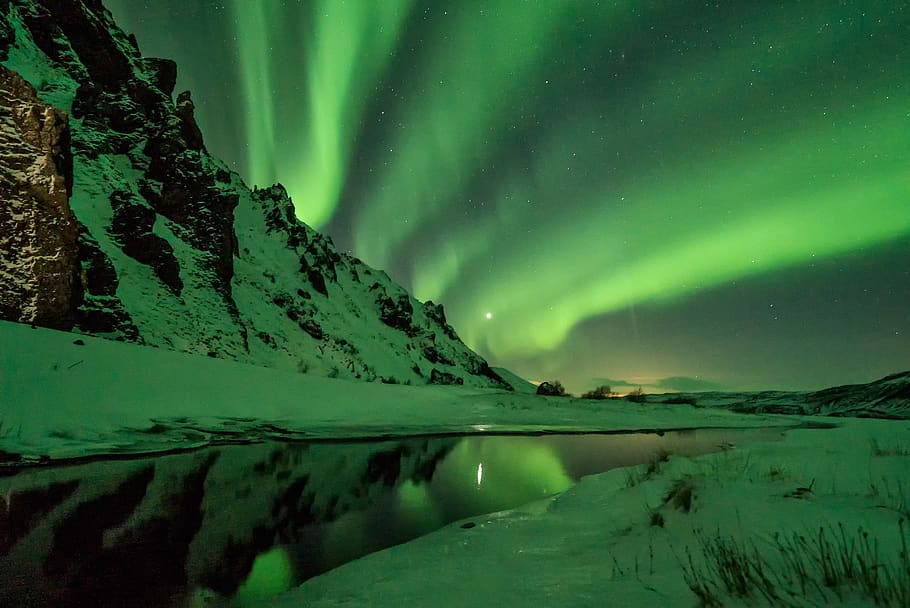
%> input picture imagenes-prueba/aurora.jpg, 910 x 608 px
$ octave prueba.m   (GNU Octave 9; MATLAB toolbox functions it lacks are replaced by stand-ins)
%> lines starting %> are read from the running program, lines starting %| are printed output that depends on the picture
### funciones propias/psf/psfGaussSym.m
function [b,c] = psfGaussSym( dim,s,p )
%PSFGAUSS Summary of this function goes here
%   Detailed explanation goes here
b=zeros(dim(1),dim(2));
%  Crea el difuminado atmosferico sim閠rico sin escalado
i=1+floor((dim(1))/2);j=1+floor((dim(2))/2);
for l=1:dim(1)
    for k=1:dim(2)
        b(l,k)=exp(-0.5*(  (abs(l-i)/s)^p+(abs(k-j)/s)^p) );
        if b(l,k)<10^(-6)
            b(l,k)=0;
        else
        end
    end
end
s=sum(b(:));
b=(1/s)*b;
c=[i,j];
end

### funciones propias/psf/Psfaj.m
function [P ] = Psfaj( psf, tam)
% ajusta la psf para que tenga el mismo tama駉 que la imagen. El centro es
% el mismo
n=tam(1);
if size(tam,2)==1
    m=n
else m=tam(2);
end
    P=zeros(n,m);
    P(1:size(psf,1),1:size(psf,2))=psf;
end

### HNO/kronDecomp.m
function [Ar, Ac] = kronDecomp(P, center, BC)
%KRONDECOMP Kronecker product decomposition of a PSF array
%
%function [Ar, Ac] = kronDecomp(P, center, BC)
%
% [Ar, Ac] = kronDecomp(P, center);
% [Ar, Ac] = kronDecomp(P, center, BC);
%
% Compute terms of Kronecker product factorization A = kron(Ar, Ac),
% where A is a blurring matrix defined by a PSF array. The result is
% an approximation only, if the PSF array is not rank-one.
%
% Input:
% P Array containing the point spread function.
% center [row, col] = indices of center of PSF, P.
% BC String indicating boundary condition.
% ('zero', 'reflexive', or 'periodic')
% Default is 'zero'.
%
% Output:
% Ac, Ar Matrices in the Kronecker product decomposition. Some notes:
% * If the PSF, P is not separable, a warning is displayed
% indicating the decomposition is only an approximation.
% * The structure of Ac and Ar depends on the BC:
% zero ==> Toeplitz
% reflexive ==> Toeplitz-plus-Hankel
% periodic ==> circulant
% Reference: See Chapter 4,
% "Deblurring Images - Matrices, Spectra, and Filtering"
% by P. C. Hansen, J. G. Nagy, and D. P. O'Leary,
% SIAM, Philadelphia, 2006.
%
% Check inputs and set default parameters.
%
if (nargin < 2)
error('P and center must be given.')
end
if (nargin < 3)
BC = 'zero';
end
eps=10^-6;
%
% Find the two largest singular values and corresponding singular vectors
% of the PSF -- these are used to see if the PSF is separable.
%
[U, S, V] = svds(P, 2);
if ( S(2,2) / S(1,1) > sqrt(eps) )
warning('The PSF, P is not separable; using separable approximation.')
end
%
% Since the PSF has nonnegative entries, we would like the vectors of the
% rank-one decomposition of the PSF to have nonnegative components. That
% is, the singular vectors corresponding to the largest singular value of
% P should have nonnegative entries. The next few statements check this,
% and change sign if necessary.
%
minU = abs(min(U(:,1)));
maxU = max(abs(U(:,1)));
if minU == maxU
U = -U;
V = -V;
end
%
% The matrices Ar and Ac are defined by vectors r and c, respectively.
% These vectors can be computed as follows:
%
c = sqrt (S(1,1) ) *U( : ,1) ;
r = sqrt (S(1, 1) ) *V( : , 1) ;
%
% The structure of Ar and Ac depends on the imposed boundary condition.
%
switch BC
case 'zero'
% Build Toeplitz matrices here
Ar = buildToep(r, center(2));
Ac = buildToep(c, center (1));
case 'reflexive'
% Build Toeplitz-plus-Hankel matrices here
Ar = buildToep(r, center(2)) + buildHank(r, center(2));
Ac = buildToep(c, center(1)) + buildHank(c, center(1));
case 'periodic'
% Build circulant matrices here
Ar = buildCirc(r, center(2));
Ac = buildCirc(c, center(1));
otherwise
error('Invalid boundary condition.')
end
end

### HNO/buildToep.m
function T = buildToep(c, k)
%
% Build a banded Toeplitz matrix from a central column and an index
% denoting the central column.
%
n = length (c);
col = zeros(n,1);
row = col';
col(1:n-k+1,1) = c(k:n);
row(1,1:k) = c(k:-1:1);
T = toeplitz(col, row);
end

### HNO/buildHank.m
function H = buildHank(c, k)
%
% Build a Hankel matrix for separable PSF and reflexive boundary
% conditions.
%
n = length(c);
col = zeros(n,1);
col(1:n-k) = c(k+1:n);
row = zeros (n,1);
row(n-k+2:n) = c(1:k-1);
H = hankel(col, row);

end

### funciones propias/crear_A_conv.m
function A=crear_A_conv(P, c, condicion)
%Crea la matriz A que la convolución para usar programación lineal. Trunca
%los valores de las matrices Ac_i Ar_i que son menores que 10^-12, así como
%los valores singulares menores a ese valor.

%P: Psf del tamaño de la imagen
%c: Coordenadas del centro de la Psf
%condicion: Especifica la condición de frontera ('zero', 'periodic',
%'reflexive'). SI no se especifica será 'zero'.
% Autor: José Fuentes
% Fecha: 2020/06/01
% Versión: 1.0
%%
if (nargin<2)|| (nargin>3)
    error('La cantidad de argumentos no corresponde');
else if nargin==2
        condicion='zero'
    else
    end
end
%%
[U,S, V]=svd(P);
n=min([length(U) length(V)]);
A=sparse( length(U)*length(V), length(U)*length(V));
tol=10^(-12);
i=1;
%%
while (i<n+1)
    B=S(i,i)*U(:,i)*V(:,i)';
    [Ar,Ac]=kronDecomp(B,c,condicion);
    Ac=sparse(Ac.*(abs(Ac)>tol));
    Ar=sparse(Ar.*(abs(Ar)>tol));
    C=kron(Ar,Ac);
    A=A+C;
    disp(i)
    if (i~=n)
        if ( S(i+1,i+1)/S(i,i) < power(tol,0.25) || S(i,i)<tol)
            break
        else
        end
    else if S(i,i) < sqrt(tol)
            break
        else
        end
    end
    i=i+1
end
%%
i=num2str(i);
disp(['La psf tiene rango ' i])
clearvars B C i
end


### funciones propias/restauracion_lp_reg.m
function R=restauracion_lp_reg(B,psf,c, Alpha, Gamma)
%%
%realiza la restauración teniendo en cuenta los parámetros de regularización
%Datos de entrada: B es la imagen borrosa,  psf es la PSF,c su centro.
%Factores de regularizacion: Alpha para la norma y Gamma para la derivada.
%Datos de salida: Imagen restaurada R
% Autor: José Fuentes
% Fecha: 2020/06/01
% Versión: 1.0
%%
%Descomposición de la PSF
A=crear_A_conv(psf, c, 'reflexive');
b=B(:);  n=length(b);
%%
%Matrices previas para el modelo de LP
[ H V ] = derivada(size(B),'reflexive' );
caja=255*ones(7*n,1)';
K=sparse(3*n,7*n);
Id=sparse([1:n],[1:n],ones(n,1));
K(1:3*n,1:n)=[A;H;V];
K(1:n,n+1:3*n)=[-Id Id];
K(n+1:2*n,3*n+1:5*n)=[-Id Id];
K(2*n+1:3*n,5*n+1:7*n)=[-Id Id];

%vectores costo y constante
c=[Alpha*ones(1,n)  ones(1,2*n)  Gamma* ones(1,4*n)];
%beta es el vector de igualdades
beta=[b' zeros(1,2*n)];

%liberando memoria
clear A Ac Ar
%%
%Programación lineal
tic
options = optimoptions('linprog','Display','Iter','Algorithm','interior-point','TolFun',1e-6)
[x,e,f,g]=linprog( c ,[ ],[ ],  K, beta , zeros(7*n,1)' ,caja, [],options);
toc
%%
%Ensamble de la solución
X=x(1:n);
R=reshape(X,size(B));
end

### funciones propias/psf/psfGauss.m
function [b,c] = psfGauss( dim,s,p )
%%
% Genera un psf exponencial, con s una matriz en el caso 2x2.
%En el caso matricial el coeficiente q no aplica.
%Si s es un número y q no se especifica,  q se asumirá como 2.
%Si la dimensión es un número se asume cuadrada
%Datos de salida: b: la psf, c: su centro.
% Autor: José Fuentes
% Fecha: 2020/06/01
% Versión: 1.0
%%
if nargin<2|| nargin>3
    error('Faltan o sobran datos')
else
end
if  length(dim)==1
    dim=[dim dim];
else if  length(dim)>2
           error('las  dimensiones no son adecuadas')
    else
    end
end
b=zeros(dim(1),dim(2));
i=1+floor((dim(1))/2); j=1+floor((dim(2))/2);
c=[i,j];
%%
%Caso simétrico
if size(s)==[1 1]
    if nargin==2
        p=2
    else
    end
[b,c] = psfGaussSym( dim,s,p );
else
 M=s;
lambda=eig(M);
v=(size(M)==[2 2]); v=v(1)*v(2);
if ( (M(1,1)<=0)|| ( M(2,2)<=0) ||( M(1,2)~=M(2,1))  || (lambda(1)<0) || (lambda(2)<0) ) || v~=1
    error('La matriz no es simétrica definida positiva o no tiene entradas  positivas')
else
end
 M=inv(M);
for l=1:dim(1)
    for k=1:dim(2)
        z=1+[l-i, k-j]*M*[l-i, k-j]';
        b(l,k)= exp(-z);
    end
end
s=sum(b(:));
b=(1/s)*b;
end
end

### funciones propias/derivada.m
function [ H V ] = derivada( tam, cond )
%DERIVADA Genera las matrices derivada en el eje x e y (H V)
%   genera esto con la aproximacion f'(x_i)=f(x_i)-f(x_i-1). Necesita el
%   tamaño de la imagen y la condición de frontera
%Datos de entrada: tam: tamaño de la imagen, cond: condición de frontera.
%('zero', 'periodic', 'reflexive')
%Datos de salida: Matrices H y V que representan las derivadas.
% Autor: José Fuentes
% Fecha: 2020/06/01
% Versión: 1.0
h=[ 0 0 0; -1 1 0; 0 0 0];
H=Psfaj(h,tam);
[B A]=kronDecomp(H,[2,2],cond);
B=sparse(B.*(abs(B)>10^(-6)) ); A=sparse(A.*(abs(A)>10^(-6)) );
H=kron(B,A);
v=[ 0 -1 0; 0 1 0; 0 0 0];
V=Psfaj(v,tam);
[B A]=kronDecomp(V,[2,2],cond);
B=sparse(B.*(abs(B)>10^(-6)) ); A=sparse(A.*(abs(A)>10^(-6)) );
V=kron(B,A);
end

### prueba.m
% Demostración del modelo propuesto
%compara modelo sin regularizar y modelo regularizado
%Se pueden cambiar la imagen en la linea 17, los parámetros en las líneas
%de la  23-33
%  Datos de Entrada:Ninguno- Es autocontenido
% Datos de Salida:Ninguno-Grafica resultados , imagenes real, borrosa y
% restauradas
% Autor: José Fuentes
% Fecha: 2020/06/01
% Versión: 1.0
%%
addpath('imagenes-prueba')
addpath(genpath('funciones propias'))
addpath('restauracion')

% selección de archivos (carpeta: imagenes-prueba) se pueden agregar más
% imagenes si se desea
archivo='aurora.jpg';
Im=imread(archivo);
%> Im is the input picture: size 608x910x3 uint8; mean R, G, B 44.8, 91, 50.3
Im=double(rgb2gray(Im)); % imagen a blanco y negro
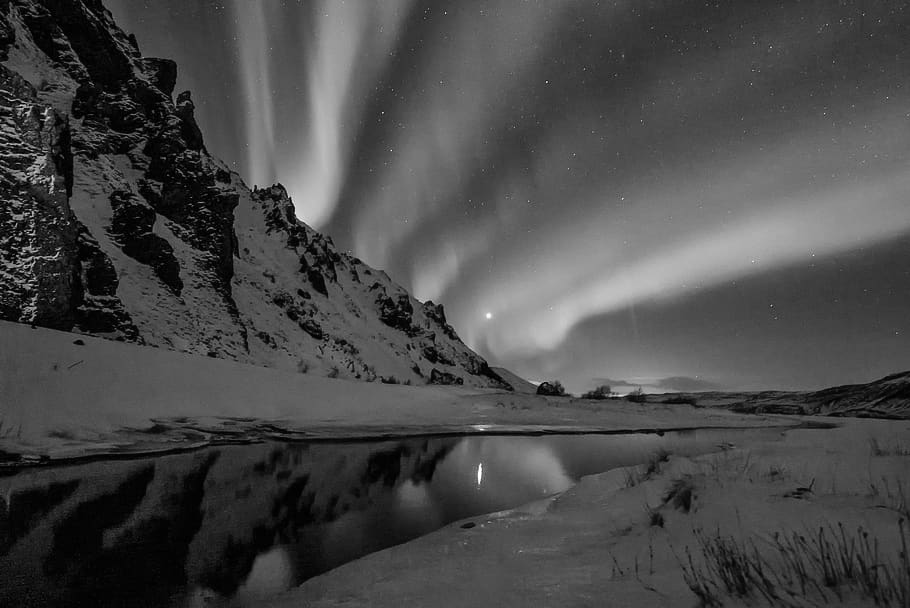
%> Im: size 608x910 double; min 0, max 254, mean 72.5
% Para hacer el modelo trabajable, usar imágenes de tamaño 300x300 para no saturar el computador
Im=imresize(Im,0.3);%(comentar si no es necesario)
%> Im: size 183x273 double
%%
%Parámetros
porcentaje=0.5; %porcentaje de ruido
% Regularización
Alpha=1*10^(-2);
Gamma=2*10^(-2);
%%
%Construcción de la PSF y la imagen borrosa
% Se pueden escoger psfGauss (exponencial), psfMoffat (turbulencia), psfMov (Movimiento)
a=7; var=5; dec=1;  %parámetros de la psf
[Corr,c]=psfGauss(a,var,dec);

G=Psfaj(Corr,size(Im));
%> in Psfaj, `P(1:size(psf,1),1:size(psf,2))=psf;`:
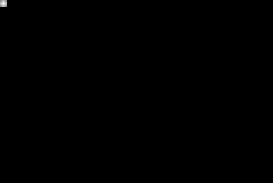
%> P: size 183x273 double; min 0, max 0.0284, mean 2e-05; drawn with min black and max white
A=crear_A_conv(G, c,'reflexive');
%| La psf tiene rango 1
%ruido e imagen borrosa
E=(randn(size(Im))); E=E/sum(sum(abs(E))); E=(porcentaje/100)*sum(sum(Im))*E;
%> after `E=(porcentaje/100)*sum(sum(Im))*E`:
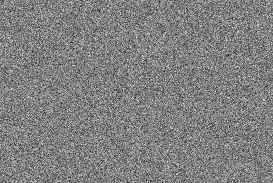
%> E: size 183x273 double; min -1.93, max 1.89, mean -0.00495; drawn with min black and max white
B=A*Im(:);
B=reshape(B,size(Im))+E;
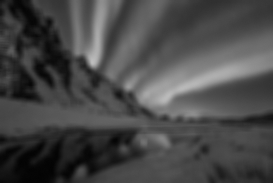
%> B: size 183x273 double; min 2.75, max 190.7, mean 72.5
%% Aplicación del modelo
R_reg=restauracion_lp_reg(B,G,c, Alpha, Gamma);
%| La psf tiene rango 1
%> the run ends on the next line

$ run again, with imagenes-prueba/galaxias-colision.jpg copied over imagenes-prueba/aurora.jpg
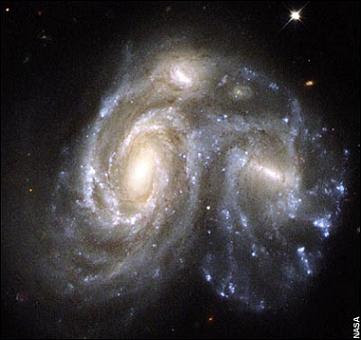
%> input picture imagenes-prueba/galaxias-colision.jpg, 361 x 340 px
%> Im is the input picture: size 340x361x3 uint8; mean R, G, B 63.1, 59.8, 61.7
%| La psf tiene rango 1
%> `E=(porcentaje/100)*sum(sum(Im))*E`:
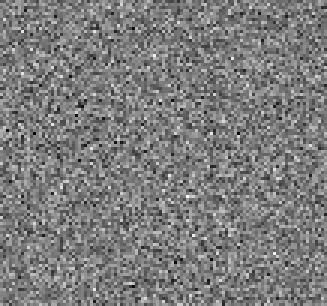
%> E: size 102x109 double (shown 3 times larger); min -1.44, max 1.49, mean -0.00214; drawn with min black and max white
%> `B=reshape(B,size(Im))+E;`:
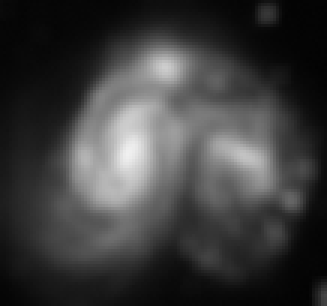
%> B: size 102x109 double (shown 3 times larger); min 2.85, max 240.5, mean 61.1
%| La psf tiene rango 1
